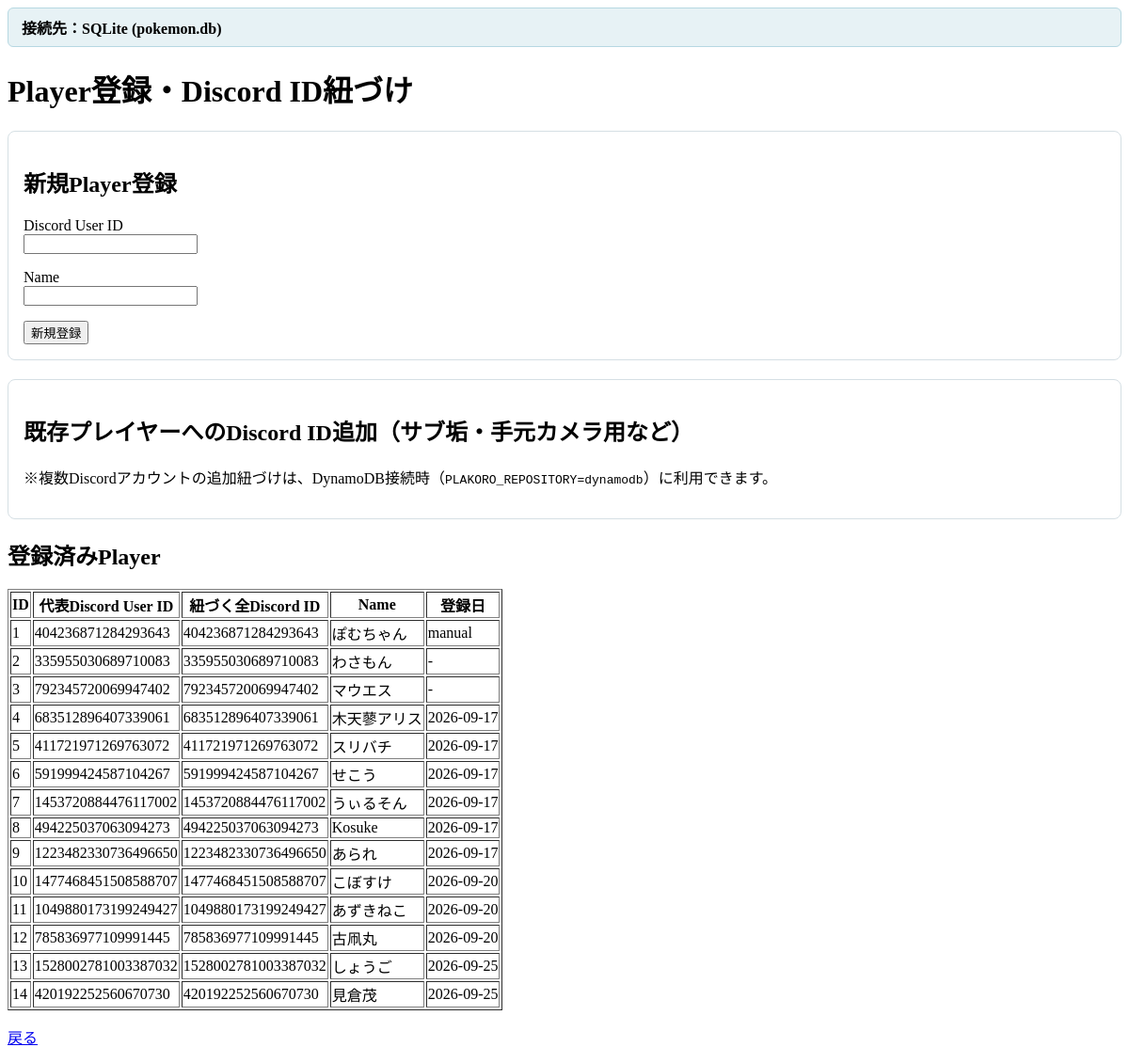
The app's page /player, older data.
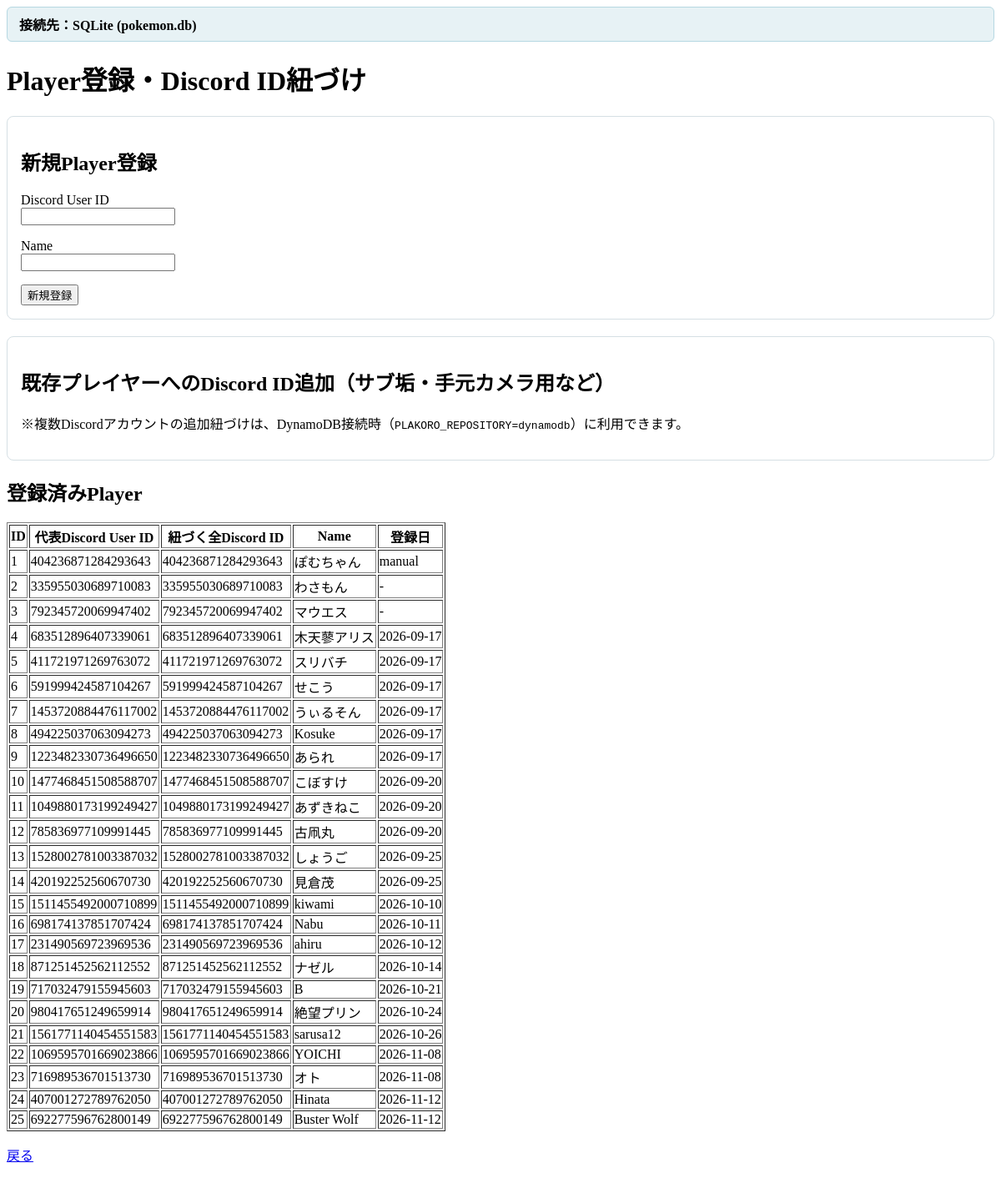
The same page, newer data.
### tables this page shows
CREATE TABLE players (
    id INTEGER PRIMARY KEY,

    discord_user_id TEXT UNIQUE NOT NULL,

    name TEXT NOT NULL,

    created_at TEXT
);

### app/insert_app.py (the view, shortened to what this page needs)
@app.route("/player", methods=["GET", "POST"])
def player():
    repo = get_repo()
    players = repo.list_players(order="id", include_accounts=True)
    return render_template("player_form.html", players=players)

### app/insert_app.py (called while the page is built, shortened)
def get_repo() -> BattleRepository:
    if REPOSITORY is not None:
        return REPOSITORY
    return get_repository(db_path=DB_PATH)

@app.before_request
def verify_local_origin() -> None:
    if request.method != "POST":
        return

@app.context_processor
def inject_connection_info() -> dict:
    repo = get_repo()
    return {
        "repo_backend_name": repo.backend_name,
        "repo_backend_label": repo.backend_label,
        "repo_is_dynamodb": repo.backend_name == "dynamodb",
    }

### app/repository/__init__.py (called while the page is built, shortened)
def get_repository(
    *,
    db_path: Path | str | None = None,
    backend: str | None = None,
    dynamodb_client: Any = None,
    table_prefix: str | None = None,
) -> BattleRepository:
    selected = (backend or os.environ.get("PLAKORO_REPOSITORY", "sqlite")).strip().lower()
    if selected == "sqlite":
        resolved_db = (
            Path(db_path)
            if db_path is not None
            else Path(__file__).resolve().parent.parent.parent / "data" / "pokemon.db"
        )
        return SQLiteBattleRepository(resolved_db)

### app/repository/sqlite_repo.py (called while the page is built)
    def _connect(self) -> sqlite3.Connection:
        conn = sqlite3.connect(self.db_path)
        conn.row_factory = sqlite3.Row
        conn.execute("PRAGMA foreign_keys = ON")
        if self._table_exists(conn, "battles"):
            columns = self._table_columns(conn, "battles")
            if "battle_type" not in columns:
                conn.execute(
                    "ALTER TABLE battles ADD COLUMN battle_type TEXT NOT NULL DEFAULT 'normal'"
                )
                conn.commit()
        return conn

    @staticmethod
    def _table_exists(conn: sqlite3.Connection, table_name: str) -> bool:
        return (
            conn.execute(
                "SELECT 1 FROM sqlite_master WHERE type = 'table' AND name = ?",
                (table_name,),
            ).fetchone()
            is not None
        )

    @staticmethod
    def _table_columns(conn: sqlite3.Connection, table_name: str) -> set[str]:
        return {
            row["name"]
            for row in conn.execute(f"PRAGMA table_info({table_name})").fetchall()
        }

### app/templates/player_form.html (shortened to what this page needs)
<!DOCTYPE html>
<html lang="ja">
<head>
</head>
<body>
<div class="connection-banner">
    接続先：{{ repo_backend_label }}
</div>
<h1>Player登録・Discord ID紐づけ</h1>
<div class="section-box">
    <h2>新規Player登録</h2>
    <form method="post">
        <p>
            Discord User ID<br>
            <input type="text" name="discord_user_id" required>
        </p>
        <p>
            Name<br>
            <input type="text" name="name" required>
        </p>
        <button type="submit">
            新規登録
        </button>
    </form>
</div>
<div class="section-box">
    <h2>既存プレイヤーへのDiscord ID追加（サブ垢・手元カメラ用など）</h2>
    {% if repo_is_dynamodb %}
    <form method="post">
        <input type="hidden" name="action" value="link_discord">
        <p>
            対象プレイヤー<br>
            <select name="player_id" required>
                <option value="" disabled selected>プレイヤーを選択</option>
                {% for p in players %}
                <option value="{{ p.id }}">#{{ p.id }} {{ p.name }}</option>
                {% endfor %}
            </select>
        </p>
        <p>
            追加するDiscord User ID<br>
            <input type="text" name="discord_user_id" required>
        </p>
        <p>
            メモ・ラベル（任意：例「手元カメラ用」）<br>
            <input type="text" name="label" maxlength="50">
        </p>
        <button type="submit">
            Discord IDを追加紐づけ
        </button>
    </form>
    {% else %}
    <p>※複数Discordアカウントの追加紐づけは、DynamoDB接続時（<code>PLAKORO_REPOSITORY=dynamodb</code>）に利用できます。</p>
    {% endif %}
</div>
<h2>登録済みPlayer</h2>
<table border="1">
    <tr>
        <th>ID</th>
        <th>代表Discord User ID</th>
        <th>紐づく全Discord ID</th>
        <th>Name</th>
        <th>登録日</th>
    </tr>
    {% for p in players %}
    <tr>
        <td>{{ p.id }}</td>
        <td>{{ p.discord_user_id or "-" }}</td>
        <td>
            {% if p.discord_accounts %}
                {% for acc in p.discord_accounts %}
                    <div>{{ acc.discord_user_id }}{% if acc.label %}（{{ acc.label }}）{% endif %}</div>
                {% endfor %}
            {% else %}
                {{ p.discord_user_id or "-" }}
            {% endif %}
        </td>
        <td>{{ p.name }}</td>
        <td>{{ p.created_at or "-" }}</td>
    </tr>
    {% endfor %}
</table>
<p><a href="/">戻る</a></p>
</body>
</html>

Row changes from the older to the newer data that the page shows:
added players: id "15", discord_user "1511455492000710899", discord_user_id "1511455492000710899", name "kiwami", created_at "2026-10-10"
added players: id "16", discord_user "698174137851707424", discord_user_id "698174137851707424", name "Nabu", created_at "2026-10-11"
added players: id "17", discord_user "231490569723969536", discord_user_id "231490569723969536", name "ahiru", created_at "2026-10-12"
added players: id "18", discord_user "871251452562112552", discord_user_id "871251452562112552", name "ナゼル", created_at "2026-10-14"
added players: id "19", discord_user "717032479155945603", discord_user_id "717032479155945603", name "B", created_at "2026-10-21"
added players: id "20", discord_user "980417651249659914", discord_user_id "980417651249659914", name "絶望プリン", created_at "2026-10-24"
added players: id "21", discord_user "1561771140454551583", discord_user_id "1561771140454551583", name "sarusa12", created_at "2026-10-26"
added players: id "22", discord_user "1069595701669023866", discord_user_id "1069595701669023866", name "YOICHI", created_at "2026-11-08"
added players: id "23", discord_user "716989536701513730", discord_user_id "716989536701513730", name "オト", created_at "2026-11-08"
added players: id "24", discord_user "407001272789762050", discord_user_id "407001272789762050", name "Hinata", created_at "2026-11-12"
added players: id "25", discord_user "692277596762800149", discord_user_id "692277596762800149", name "Buster Wolf", created_at "2026-11-12"
